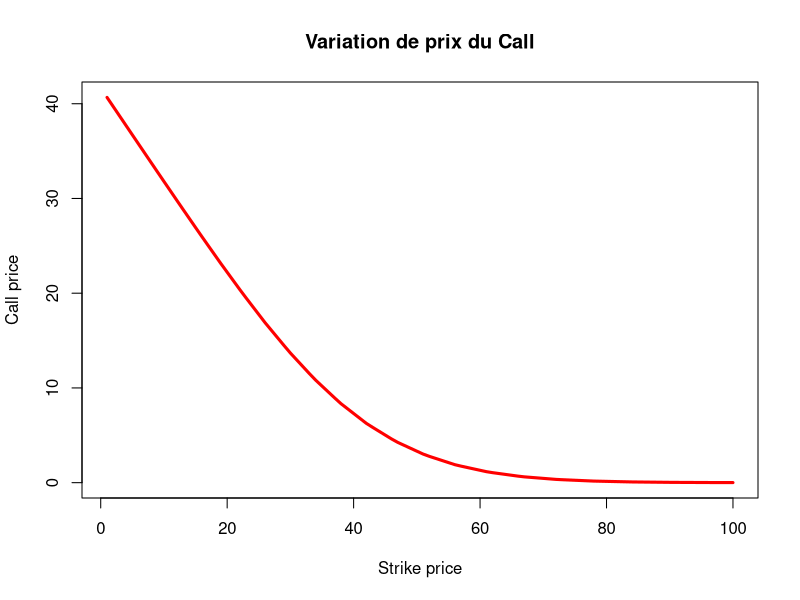
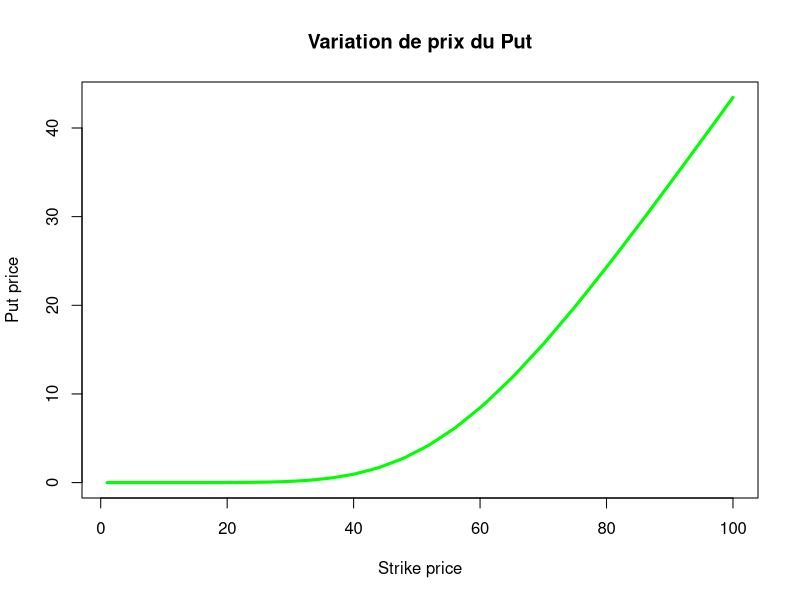

Here is the R script that generated these plots, in order:
###
### Mustapha Bouhsen
###

###
## Question 2
###

# Fonction qui calculer le prix Call Euro
call_p <- function(t, n, s, k, r, sigma)
{
    m <- 0:n
    S <- 1:(n+1)
    p <- 1:(n+1)
    
    
    u <- exp(r/n + sigma*sqrt(t/n))
    d <- exp(r/n - sigma*sqrt(t/n))
    q <- (exp(r*(t/n)) - d) / (u - d)
    
    for(i in 1:(n+1))
    {
        S[i] <- max(s*(u)^(m[i])*(d)^(n - m[i]) - k , 0)
        p[i] <- dbinom(m[i], n , q)
      
    }
    
    resultat <- 0
    
    resultat <- sum(p*S) * exp(-r*t)
    
    resultat
}

call_p(1, 52, 100, 110, 0.0112, 0.1564)


# Fonction qui calcule le prix Put Euro
put_p <- function(t, n, s, k, r, sigma)
{
    m <- 0:n
    S <- 1:(n+1)
    p <- 1:(n+1)
    
    
    u <- exp(r/n + sigma*sqrt(t/n))
    d <- exp(r/n - sigma*sqrt(t/n))
    q <- (exp(r*(t/n)) - d) / (u - d)
    
    for(i in 1:(n+1))
    {
        S[i] <- max(k - s*(u)^(m[i])*(d)^(n - m[i]) , 0)
        p[i] <- dbinom(m[i], n , q)
        
    }
    
    resultat <- 0
    
    resultat <- sum(p*S) * exp(-r*t)
    
    resultat
}

put_p(1, 52, 100, 95, 0.0112, 0.1564)



# Simulation de 5000 

u <- exp(0.0112/52 + 0.1564*sqrt(1/52))
d <- exp(0.0112/52 - 0.1564*sqrt(1/52))
q <- (exp(0.0112/52) - d) / (u - d)

m <- matrix(nrow = 5000, ncol = 53)
m[,1] <- 100
for(i in 1:5000)
{
    for(j in 2:53)
    {
       I <-rbinom(1, 1, q)
       m[i, j] <- m[i, j - 1]*(u^I)*(d^(1 - I))
       
    }
    
}

# Call Asian

moyenne_arithm <- 1:5000

for(i in 1:5000)
{
    moyenne_arithm[i] <- max(mean(m[i,])-110, 0)
}

mean(moyenne_arithm) * exp(-0.0112)

# Put Asian

moyenne_arithm_1 <- 1:5000

for(i in 1:5000)
{
    moyenne_arithm_1[i] <- max(95 - mean(m[i,]), 0)
    
}

mean(moyenne_arithm_1) * exp(-0.0112)

# Put avec Barriere de 105

barriere <- 1:5000
m_1 <- m

for(i in 1:5000)
{
    if(any(m_1[i,] >= 105))
    {
        m_1[i,] <- 0
    }
    
    if(m_1[i,53] != 0)
    {
        m_1[i,53] <- max(95 - m_1[i,53] , 0)
    }
    
}

mean(m_1[,53]) * exp(-0.0112)


###
## Question 3
###

call_1 <- 1:100
put_1 <- 1:100

for(i in 1:100)
{
    call_1[i] <- call_p(1, 52, 100, i + 59, 0.0112, 0.1564)
    put_1[i] <- put_p(1, 52, 100, i + 45 , 0.0112, 0.1564)
    
}

plot(call_1, type="l", col="red", lwd=3, xlab="Strike price", ylab="Call price", main="Variation de prix du Call")
plot(put_1, type="l", col="green", lwd=3, xlab="Strike price", ylab="Put price", main="Variation de prix du Put")


###
## Question 5
###

## Pour le Call 

# B-S
d_1 <- (log(100/110) + (0.0112 + 0.1564^2/2))/0.1564
d_2 <- d_1 - 0.1564
100*pnorm(d_1) - 110*exp(-0.0112)*pnorm(d_2)

# Delta 
pnorm(d_1)

# Gamma
dnorm(d_1)/(100*0.1564)

# Vega
100*dnorm(d_1)/100

# Theta
(-0.0112*110*exp(-0.0112)*pnorm(d_2) - (110*exp(-0.0112)*dnorm(d_2)*0.1564)/2)/365

# Rho
(110*exp(-0.0112)*pnorm(d_2))/100

# Psi
(-100*pnorm(d_1))/100


## Pour le  Put 

# B-S

d1 <- (log(100/95) + (0.0112 + 0.1564^2/2))/0.1564
d2 <- d1 - 0.1564

95*exp(-0.0112)*pnorm(-d2) - 100*pnorm(-d1)

# Delta
-pnorm(-d1)

# Gamma
dnorm(d1)/(100*0.1564)

# Vega
100*dnorm(d1)/100

# Theta
(-0.0112*95*exp(-0.0112)*pnorm(d2) - (95*exp(-0.0112)*dnorm(d2)*0.1564)/2 + 0.0112*95*exp(-0.0112))/365

# Rho
-95*exp(-0.0112)*pnorm(-d2)/100

# Psi
100*pnorm(-d1)/100


